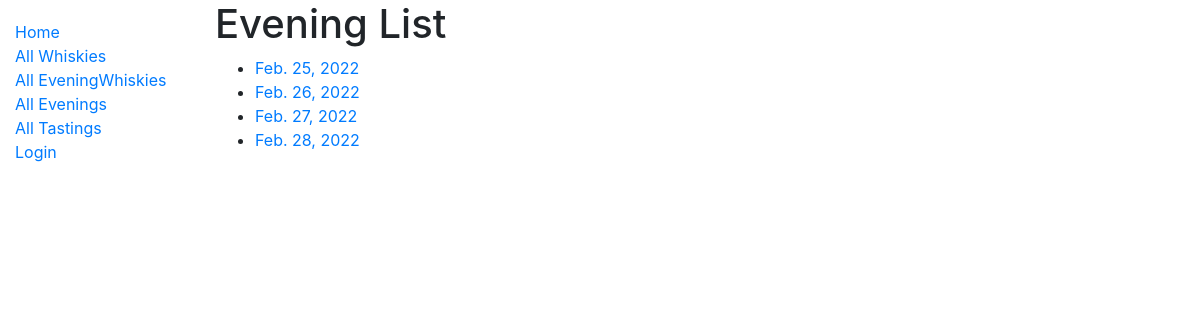
The page /catalog/evenings/ on the database as committed earlier.
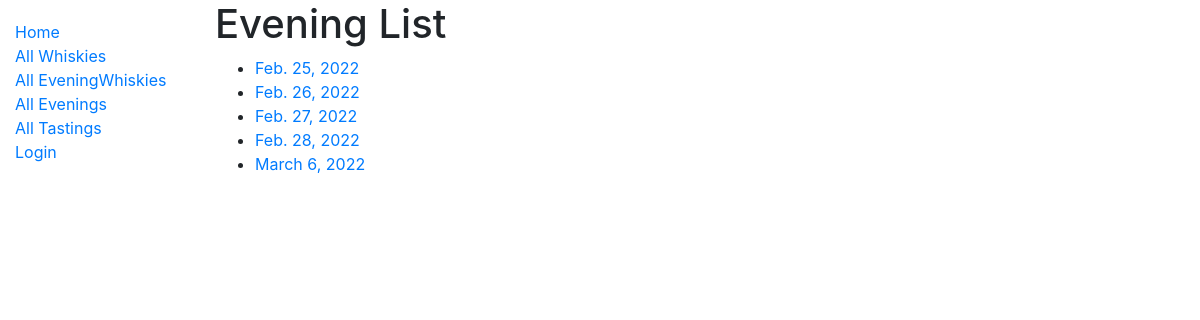
The same page on the database as committed later.
### catalog/models.py (models this page shows, shortened)
class Evening(models.Model):
    date = models.DateField(primary_key=True)
    whiskies = models.ManyToManyField(Whisky, through='EveningWhisky')
    def get_absolute_url(self):
        return reverse('evening-detail', args=[str(self.pk)])

### catalog/views.py (the view)
# urls.py: path('evenings/', views.EveningListView.as_view(), name='evenings'),
class EveningListView(generic.ListView):
    model = Evening

### catalog/templates/catalog/evening_list.html
{% extends "base_generic.html" %}
{% block content %}
  <h1>Evening  List</h1>
  {% if object_list %}
  <ul>
    {% for evening in object_list %}
      <li>
        <a href="{{ evening.get_absolute_url }}">{{ evening.date }} {{eveningwhisky.whiskies}}</a>
      </li>
    {% endfor %}
  </ul>
  {% else %}
    <p>There are no evenings in the library.</p>
  {% endif %}
{% endblock %}

Rows that differ between the two databases and show on the page:
added Evening: date "March 6, 2022"
